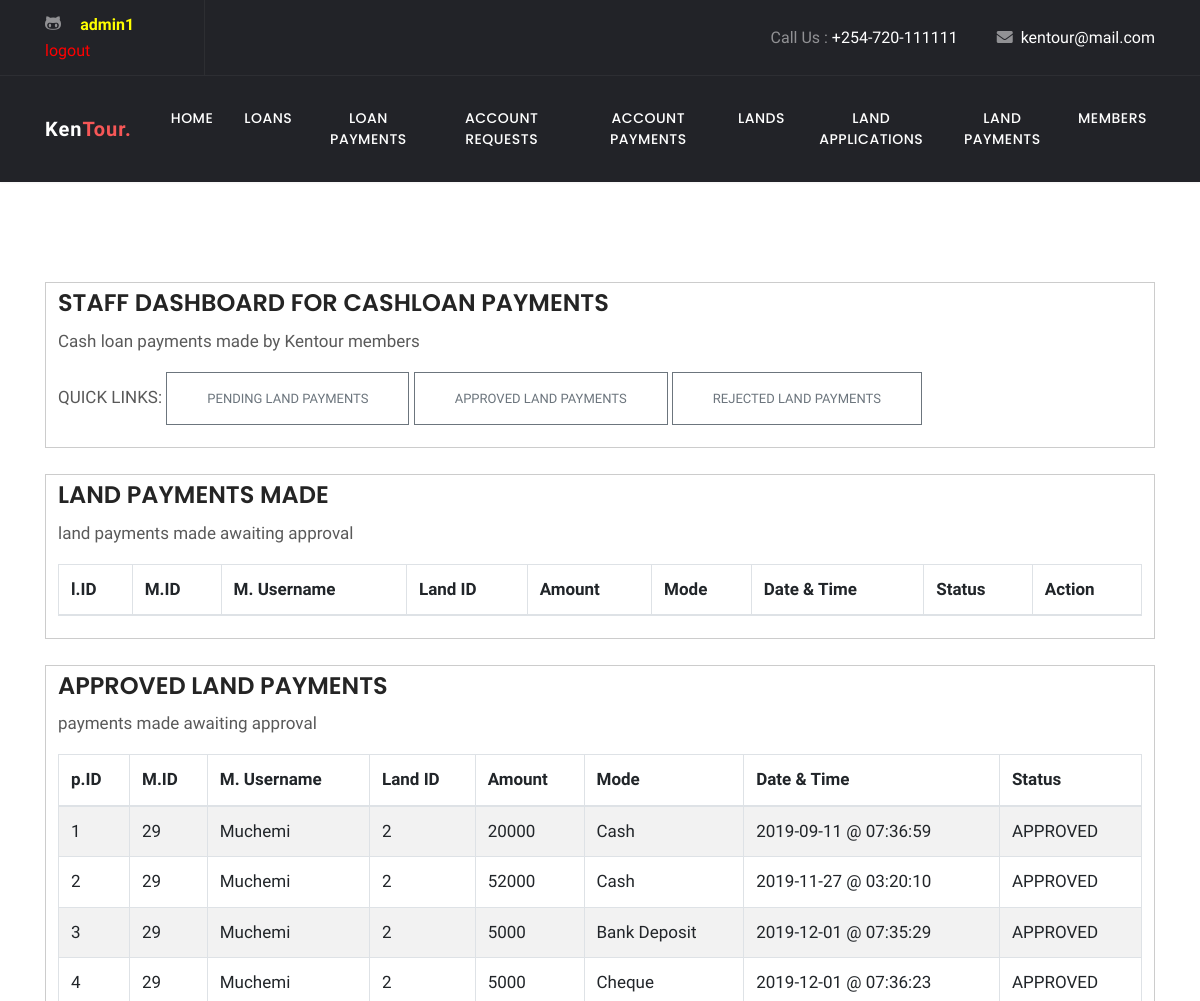
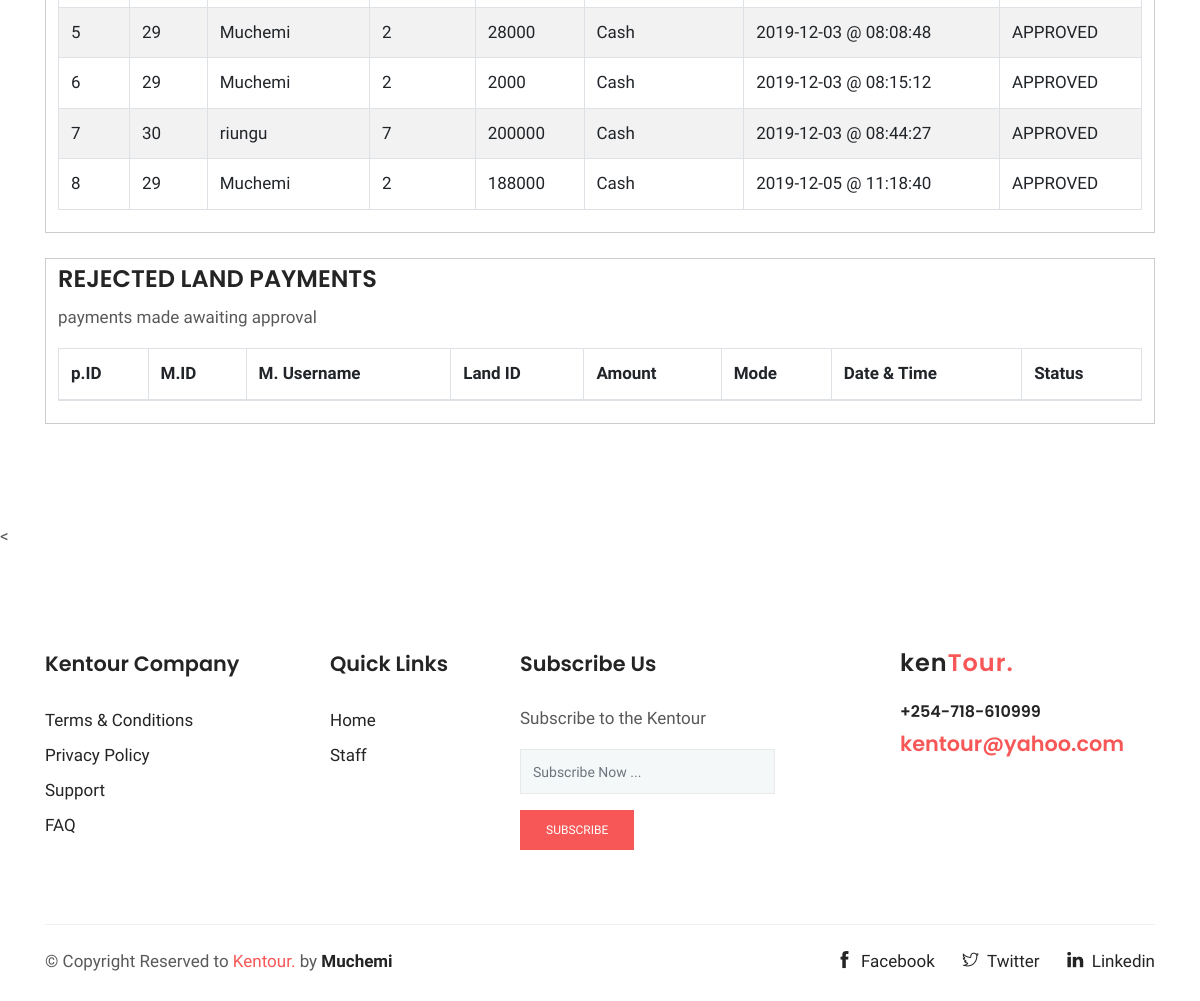
/STAFF/landpayments.php (signed in), run on the app's committed database (2 pictures, top to bottom).
### tables this page shows
CREATE TABLE `landpayments` (
  `id` int(11) NOT NULL,
  `mid` int(11) NOT NULL,
  `username` varchar(255) NOT NULL,
  `landid` int(11) NOT NULL,
  `amount` double NOT NULL,
  `mode` varchar(255) NOT NULL,
  `date` date NOT NULL,
  `time` time NOT NULL,
  `status` varchar(255) NOT NULL
);

### STAFF/landpayments.php (the view, shortened to what this page needs)
<!doctype html>
<html lang="en">
  <head><meta http-equiv="Content-Type" content="text/html; charset=utf-8">
  <link rel="stylesheet" href="plugins/bootstrap/css/bootstrap.min.css">
  <link rel="stylesheet" href="plugins/themify/css/themify-icons.css">
  <link rel="stylesheet" href="plugins/fontawesome/css/all.css">
  <link rel="stylesheet" href="plugins/magnific-popup/dist/magnific-popup.css">
  <link rel="stylesheet" href="plugins/slick-carousel/slick/slick.css">
  <link rel="stylesheet" href="plugins/slick-carousel/slick/slick-theme.css">
  <link rel="stylesheet" href="css/style.css">
</head>
<body>
<header class="navigation">
	<div class="header-top ">
		<div class="container">
			<div class="row justify-content-between align-items-center">
				<div class="col-lg-2 col-md-4">
					<div class="header-top-socials text-center text-lg-left text-md-left">
						<a href="#"><i class="ti-github"></i></a>
						<a href="#" style="color:Yellow"> <b>
							<?php  if (isset($_SESSION['username'])):?>
							<?php echo $_SESSION['username']; ?> </b>
						</a>
						<a href="index.php?logout='1'" style="color: red;">logout</a>
						<?php endif ?>
					</div>
				</div>
				<div class="col-lg-10 col-md-8 text-center text-lg-right text-md-right">
					<div class="header-top-info">
						<a href="tel:+254720870388">Call Us : <span>+254-720-111111</span></a>
						<a href="mailto:kentour@mail.com" ><i class="fa fa-envelope mr-2"></i><span>kentour@mail.com</span></a>
					</div>
				</div>
			</div>
		</div>
	</div>
	<nav class="navbar navbar-expand-lg  py-4" id="navbar">
		<div class="container">
		  <a class="navbar-brand" href="#">
		  	Ken<span>Tour.</span>
		  </a>
		  <div class="collapse navbar-collapse text-center" id="navbarsExample09">
		  <ul class="navbar-nav ml-auto">
		  		<li class="nav-item"><a class="nav-link" href="home.php">Home</a></li>
			  <li class="nav-item active">
				<a class="nav-link" href="index.php">Loans <span class="sr-only">(current)</span></a>
			  </li>
			  <li class="nav-item"><a class="nav-link" href="loanpayments.php">Loan Payments</a></li>
			   <li class="nav-item"><a class="nav-link" href="accounts.php">Account Requests</a></li>
               <li class="nav-item"><a class="nav-link" href="accountpayments.php">Account Payments</a></li>
               <li class="nav-item"><a class="nav-link" href="lands.php">Lands</a></li>
			   <li class="nav-item"><a class="nav-link" href="landapps.php">Land applications</a></li>
			   <li class="nav-item"><a class="nav-link" href="landpayments.php">Land Payments</a></li>
			   <li class="nav-item"><a class="nav-link" href="members.php">Members</a></li>
			</ul>
		  </div>
		</div>
	</nav>
</header>
<div class="main-wrapper ">
<section class="section intro">
<div class="container">
	<div style="padding: 6px 12px; border: 1px solid #ccc;">
		<h3>STAFF DASHBOARD FOR CASHLOAN PAYMENTS</h3>
		<p> Cash loan payments made by Kentour members</p>
		<p>QUICK LINKS:
		<a href="#pendingpayments"><button type="button" class="btn btn-outline-secondary">Pending Land Payments</button></a>
		<a href="#approvedpayments"><button type="button" class="btn btn-outline-secondary">Approved Land payments</button></a>
		<a href="#rejectedpayments"><button type="button" class="btn btn-outline-secondary">Rejected Land Payments</button></a>
		</P>
	</div>
</div>
<BR>
<div class="container">
    <div style="padding: 6px 12px; border: 1px solid #ccc;height:auto; verflow: auto;" id="pendingpayments">
        <h3>LAND PAYMENTS MADE</h3>
		<p>land payments made awaiting approval</p>
		<table class="table table-bordered table-striped">
			<thead>
				<tr>
				<th scope="col">l.ID</th>
                <th scope="col">M.ID</th>
				<th scope="col">M. Username</th>
				<th scope="col">Land ID</th>
				<th scope="col">Amount</th>
				<th scope="col">Mode</th>
                <th scope="col">Date & Time</th>
                <th scope="col">Status</th>
				<th scope="col">Action</th>
				</tr>
			</thead>
		</table>
    </div>
</div>
<BR>
<div class="container">
    <div style="padding: 6px 12px; border: 1px solid #ccc;height:auto; verflow: auto;" id="approvedpayments">
        <h3>APPROVED LAND PAYMENTS</h3>
		<p>payments made awaiting approval</p>
		<table class="table table-bordered table-striped">
			<thead>
				<tr>
				<th scope="col">p.ID</th>
                <th scope="col">M.ID</th>
				<th scope="col">M. Username</th>
				<th scope="col">Land ID</th>
				<th scope="col">Amount</th>
				<th scope="col">Mode</th>
                <th scope="col">Date & Time</th>
                <th scope="col">Status</th>
				</tr>
			</thead>
			<tbody>
				<?php
				 require('connect-db.php');
				$sql = "SELECT * FROM landpayments WHERE status='APPROVED'  ";
				$result = mysqli_query($conn, $sql);
				while($row = mysqli_fetch_array($result, MYSQLI_NUM))
				{
					echo '<tr>';
						echo '<td>'.$row[0].'</td> ';
						echo '<td>'.$row[1].'</td> ';
						echo '<td>'.$row[2].'</td> ';
						echo '<td>'.$row[3].'</td> ';
                        echo '<td>'.$row[4].'</td> ';
                        echo '<td>'.$row[5].'</td> ';
                        echo '<td>'.$row[6].' @ '.$row[7].'</td>';
                        echo '<td>'.$row[8].'</td> ';
					echo '</tr>';
				}
				?>
			</tbody>
		</table>
    </div>
</div>
<BR>
<div class="container">
    <div style="padding: 6px 12px; border: 1px solid #ccc;height:auto; verflow: auto;" id="rejectedpayments">
        <h3>REJECTED  LAND PAYMENTS</h3>
		<p>payments made awaiting approval</p>
		<table class="table table-bordered table-striped">
			<thead>
				<tr>
				<th scope="col">p.ID</th>
                <th scope="col">M.ID</th>
				<th scope="col">M. Username</th>
				<th scope="col">Land ID</th>
				<th scope="col">Amount</th>
				<th scope="col">Mode</th>
                <th scope="col">Date & Time</th>
                <th scope="col">Status</th>
				</tr>
			</thead>
		</table>
    </div>
</div>
</section>
<
<footer class="footer section">
	<div class="container">
		<div class="row">
			<div class="col-lg-3 col-md-6 col-sm-6">
				<div class="widget">
					<h4 class="text-capitalize mb-4">Kentour Company</h4>
					<ul class="list-unstyled footer-menu lh-35">
						<li><a href="#">Terms & Conditions</a></li>
						<li><a href="#">Privacy Policy</a></li>
						<li><a href="#">Support</a></li>
						<li><a href="#">FAQ</a></li>
					</ul>
				</div>
			</div>
			<div class="col-lg-2 col-md-6 col-sm-6">
				<div class="widget">
					<h4 class="text-capitalize mb-4">Quick Links</h4>
					<ul class="list-unstyled footer-menu lh-35">
						<li><a href="index.php">Home</a></li>
						<li><a href="staff.php">Staff</a></li>
					</ul>
				</div>
			</div>
			<div class="col-lg-3 col-md-6 col-sm-6">
				<div class="widget">
					<h4 class="text-capitalize mb-4">Subscribe Us</h4>
					<p>Subscribe to the Kentour  </p>
					<form action="#" class="sub-form">
						<input type="text" class="form-control mb-3" placeholder="Subscribe Now ...">
						<a href="#" class="btn btn-main btn-small">subscribe</a>
					</form>
				</div>
			</div>
			<div class="col-lg-3 ml-auto col-sm-6">
				<div class="widget">
					<div class="logo mb-4">
						<h3>ken<span>Tour.</span></h3>
					</div>
					<h6><a href="tel:+254-720-870388" >+254-718-610999</a></h6>
					<a href="mailto:kentour@yahoo.com"><span class="text-color h4">kentour@yahoo.com</span></a>
				</div>
			</div>
		</div>
		<div class="footer-btm pt-4">
			<div class="row">
				<div class="col-lg-6">
					<div class="copyright">
						&copy; Copyright Reserved to <span class="text-color">Kentour.</span> by <a href="#">Muchemi</a>
					</div>
				</div>
				<div class="col-lg-6 text-left text-lg-right">
					<ul class="list-inline footer-socials">
						<li class="list-inline-item"><a href="#"><i class="ti-facebook mr-2"></i>Facebook</a></li>
						<li class="list-inline-item"><a href="#"><i class="ti-twitter mr-2"></i>Twitter</a></li>
						<li class="list-inline-item"><a href="#"><i class="ti-linkedin mr-2 "></i>Linkedin</a></li>
					</ul>
				</div>
			</div>
		</div>
	</div>
</footer>
    </div>
  </body>
  </html>

### STAFF/css/style.css (style rules this page uses)
html { overflow-x: hidden; }
body { line-height: 1.5; font-family: "Hind", serif; -webkit-font-smoothing: antialiased; font-size: 17px; color: rgba(0, 0, 0, 0.65); }
h1, .h1, h2, .h2, h3, .h3, h4, .h4, h5, .h5, h6, .h6 { font-family: "Poppins", sans-serif; font-weight: 600; color: #242424; }
h3, .h3 { font-size: 1.5rem; }
h4, .h4 { font-size: 1.3rem; line-height: 30px; }
h6, .h6 { font-size: 1rem; }
p { line-height: 30px; }
input[type="email"], input[type="password"], input[type="text"], input[type="tel"] { box-shadow: none; height: 45px; outline: none; font-size: 14px; }
.form-control { box-shadow: none; border-radius: 0; }
.btn { display: inline-block; font-size: 14px; font-size: 0.8125rem; font-weight: 400; padding: 1rem 2.5rem; text-transform: uppercase; border-radius: 0; transition: all 0.2s ease; }
.btn-main, .btn-transparent, .btn-small { background: #f75757; color: #fff; transition: all 0.2s ease; }
.btn-small { padding: 10px 25px; font-size: 12px; }
.section { padding: 100px 0; }
.text-color { color: #f75757; }
a { color: #242424; text-decoration: none; }
#navbar { background: #222328; box-shadow: 0 1px 2px rgba(0, 0, 0, 0.05); }
#navbar li { padding-left: 15px; }
#navbar .nav-link { font-family: "Poppins", sans-serif; font-weight: 500; color: #fff; text-transform: uppercase; font-size: 14px; letter-spacing: .5px; transition: all .25s ease; }
.header-top { background: #222328; color: #919194; border-bottom: 1px solid rgba(255, 255, 255, 0.05); }
.header-top .header-top-socials { border-right: 1px solid rgba(255, 255, 255, 0.05); padding: 12px 0px; }
.header-top .header-top-socials a { color: #919194; margin-right: 15px; font-size: 16px; }
.header-top .header-top-info { color: #919194; font-size: 16px; }
.header-top .header-top-info a span { color: #fff; }
.header-top .header-top-info a { margin-left: 35px; color: #919194; }
.navbar-brand { color: #fff; font-weight: 600; letter-spacing: 1px; }
.navbar-brand span { color: #f75757; }
.widget { margin-bottom: 30px; padding-bottom: 35px; }
.footer { padding-bottom: 10px; }
.footer .copyright a { font-weight: 600; }
.lh-35 { line-height: 35px; }
.logo { color: #242424; font-weight: 600; letter-spacing: 1px; }
.logo span { color: #f75757; }
.sub-form { position: relative; }
.sub-form .form-control { border: 1px solid rgba(0, 0, 0, 0.06); background: #f5f8f9; }
.footer-btm { border-top: 1px solid rgba(0, 0, 0, 0.06); }
.footer-socials li a { margin-left: 15px; }

### data on the page
landpayments: id "1", mid "29", username "Muchemi", landid "2", amount "20000", mode "Cash", date "2019-09-11", time "07:36:59", status "APPROVED"
landpayments: id "2", mid "29", username "Muchemi", landid "2", amount "52000", mode "Cash", date "2019-11-27", time "03:20:10", status "APPROVED"
landpayments: id "3", mid "29", username "Muchemi", landid "2", amount "5000", mode "Bank Deposit", date "2019-12-01", time "07:35:29", status "APPROVED"
landpayments: id "4", mid "29", username "Muchemi", landid "2", amount "5000", mode "Cheque", date "2019-12-01", time "07:36:23", status "APPROVED"
landpayments: id "5", mid "29", username "Muchemi", landid "2", amount "28000", mode "Cash", date "2019-12-03", time "08:08:48", status "APPROVED"
landpayments: id "6", mid "29", username "Muchemi", landid "2", amount "2000", mode "Cash", date "2019-12-03", time "08:15:12", status "APPROVED"
landpayments: id "7", mid "30", username "riungu", landid "7", amount "200000", mode "Cash", date "2019-12-03", time "08:44:27", status "APPROVED"
landpayments: id "8", mid "29", username "Muchemi", landid "2", amount "188000", mode "Cash", date "2019-12-05", time "11:18:40", status "APPROVED"

### other printed values
$_SESSION['username'] "admin1"
